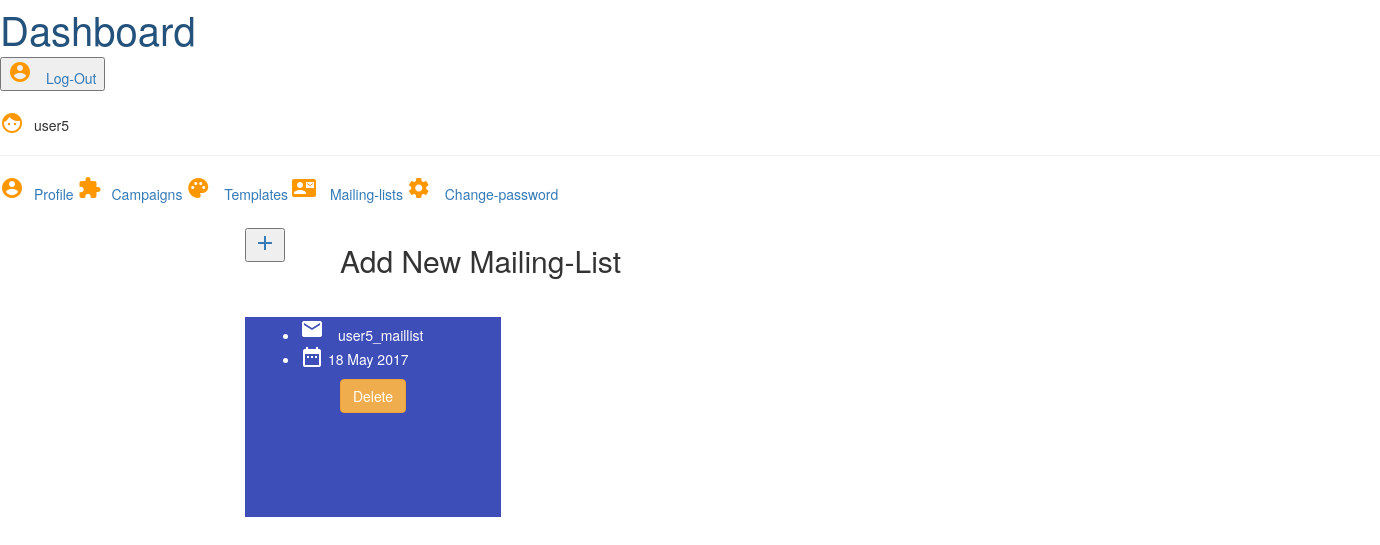
The app's page /show-mailing-list/ (signed in), older data.
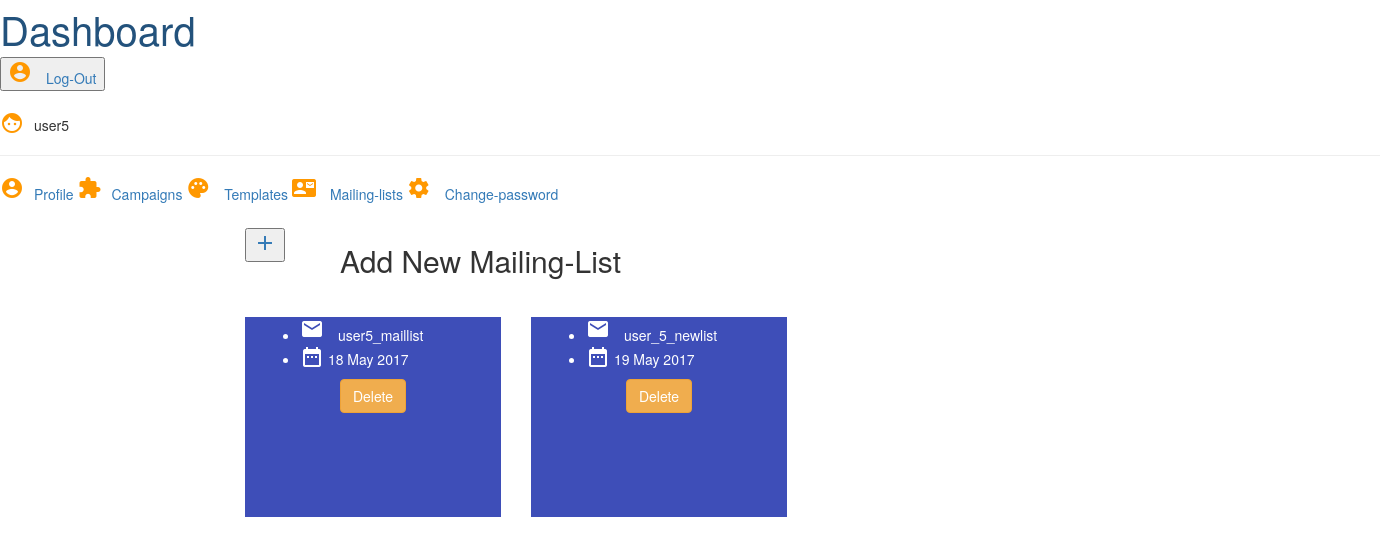
The same page, newer data.
### campaign/models.py (models this page shows)
class MailingList(models.Model):
	mail_list_name = models.CharField(max_length = 50)
	user = models.ForeignKey('auth.User')
	file = models.FileField(upload_to = get_maillistFile_path)
	added_date = models.DateTimeField(default = timezone.now)
	def __str__(self):
		return self.mail_list_name

### campaign/views.py (the view)
# urls.py: url(r'^show-mailing-list/$', views.ShowMailingListView.as_view(), name='show_mailing_list'),
class ShowMailingListView(LoginRequiredMixin, generic.ListView):
	template_name = 'campaign/show_mailing_list.html'
	paginate_by=3
	def get_queryset(self):
		return MailingList.objects.filter(user = self.request.user)

### campaign/templates/campaign/show_mailing_list.html (shortened to what the changed rows need)
{% load staticfiles %}
{% load static %}
<!DOCTYPE html>
<html>
    <head>
        <link rel="stylesheet" href="https://code.getmdl.io/1.3.0/material.amber-yellow.min.css" />
  		<link rel="stylesheet" href="https://maxcdn.bootstrapcdn.com/bootstrap/3.3.7/css/bootstrap.min.css">
    </head>
    <body>
        <div class="mdl-layout mdl-js-layout mdl-layout--fixed-header">
            <header class="mdl-layout__header">
                <div class="mdl-layout__header-row">
					<a href="{% url 'campaign:dashboard' %}" style=" text-decoration: none;">
                        <span class="mdl-layout-title ttl">Dashboard</span>
                    </a>
                </div>
            </header>
            <main class="mdl-layout__content">
                <div class="page-content">
					<div class="container col-lg-offset-2">
						<div style="margin-top:20px; col-lg-12">
							<div class="col-lg-9" style="padding:0px;">
								<h2>Add New Mailing-List</h2>
							</div>
						</div>
						{% for mailing_list in mailinglist_list %}
						<div class="demo-card-event mdl-card mdl-shadow--2dp col-lg-4" style="margin-top:30px; margin-right:30px;">
  							<div class="mdl-card__title mdl-card--expand">
								<ul class="demo-list-icon mdl-list" >
									<li class="mdl-list__item" style="color:white;padding:0px;">
										<span class="mdl-list__item-primary-content">
											<i class="material-icons mdl-list__item-icon" style="color:white;margin-right: 10px">email</i>
											{{mailing_list.mail_list_name}}
										</span>
									</li>
									<li>
										<span class="mdl-list__item-primary-content" style="color:white;">
											<i class="material-icons mdl-list__item-icon" style="color:white;vertical-align:bottom;">date_range</i>
											{{mailing_list.added_date| date:'d M Y'}}
										</span>
									</li>
								</ul>
							</div>
                            <a href="{% url 'campaign:delete_mailing_list' mailing_list.id %}">
                                <div class="text-center" style="margin-bottom:30px;" data-toggle="modal" data-target="#mail-del {{mailing_list}}">
                                    <button class="btn btn-warning" type="button" name="button">Delete</button>
                                </div>
                            </a>
						</div>
                        {% empty %}
                        <div class="col-lg-12" style="margin:80px 20vw auto;">
                            <h1>Nothing Here..</h1>
                        </div>
						{% endfor %}
					</div>
                </div>
            </main>
        </div>
    </body>
</html>

Row changes from the older to the newer data that the page shows:
added MailingList: mail_list_name "user_5_newlist", added_date "19 May 2017"
